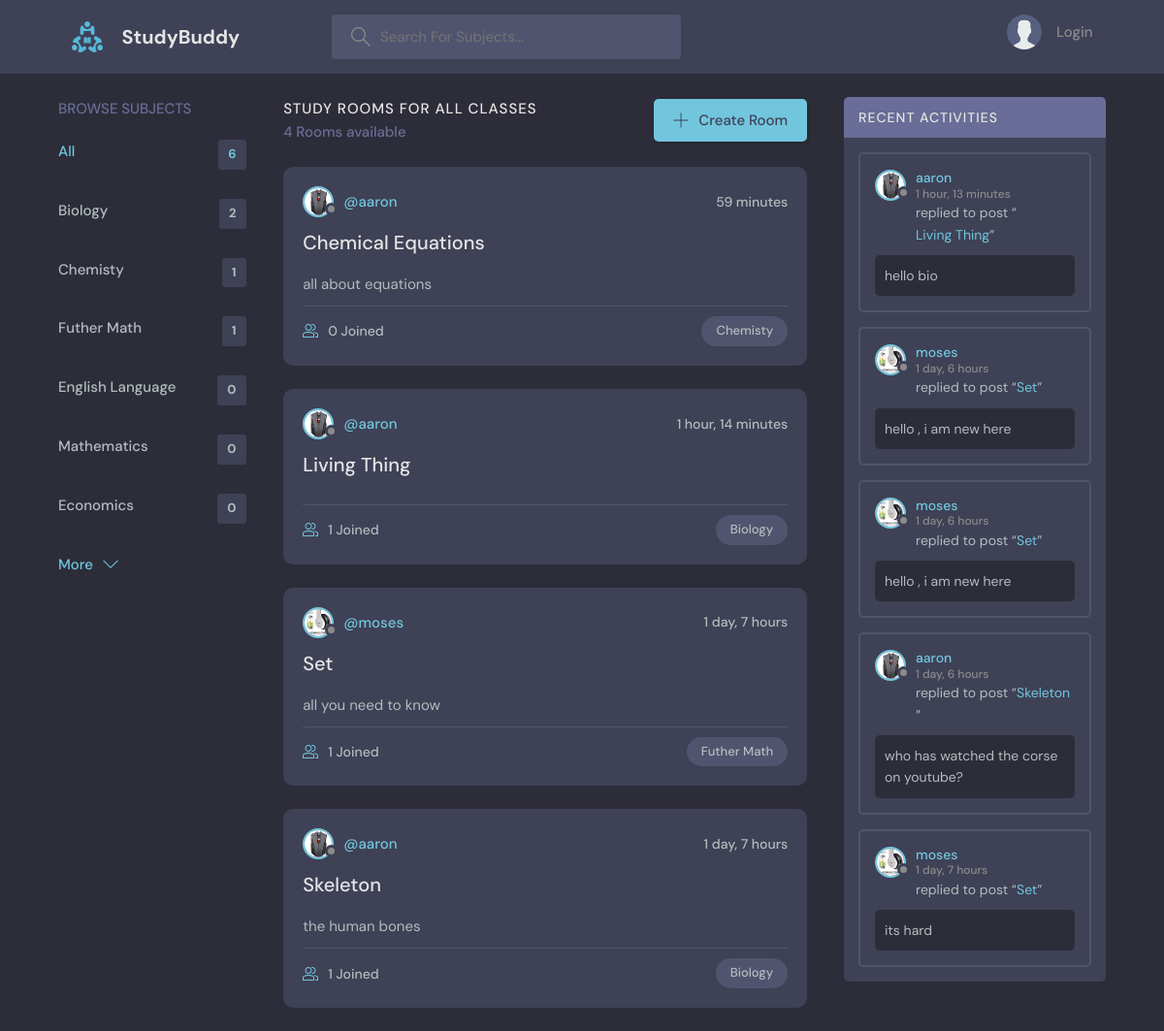
The page / on the database its author committed.
### main/models.py (models this page shows, shortened)
class Topic(models.Model):
    name = models.CharField(max_length = 200)
    grade = models.ForeignKey(Grade, on_delete=models.CASCADE, null = True, )

class Room(models.Model):
    host = models.ForeignKey(User, on_delete= models.SET_NULL, null=True)
    topic = models.ForeignKey(Topic, on_delete= models.SET_NULL, null=True)
    grade = models.ForeignKey(Grade, on_delete= models.SET_NULL, null=True)
    name = models.CharField(max_length=200)
    description = models.TextField(null=True, blank=True)
    participants = models.ManyToManyField(User , related_name='participants', blank="True")
    updated = models.DateTimeField(auto_now=True)
    created = models.DateTimeField(auto_now_add=True)
    class Meta:
        ordering = ['-updated', '-created']
    def __str__(self):
        return self.name

class User(AbstractUser):
    name = models.CharField(max_length=200, null=True)
    email = models.EmailField(unique=True, null=True)
    bio = models.TextField(null=True)
    avatar = models.ImageField(null=True, default="avatar.svg" )
    grade= models.ForeignKey(Grade, on_delete= models.SET_NULL, null=True)
    USERNAME_FIELD = 'email'
    REQUIRED_FIELDS = []

class Message(models.Model):
    user = models.ForeignKey(User, on_delete=models.CASCADE)
    house = models.ForeignKey(Room, on_delete=models.CASCADE)
    body = models.TextField()
    updated = models.DateTimeField(auto_now=True)
    created = models.DateTimeField(auto_now_add=True)
    class Meta:
        ordering = ['-updated', 'created']
    def __str__(self):
        return self.body[0:50]

### main/views.py (the view)
# urls.py: 2. Add a URL to urlpatterns:  path('', views.home, name='home')
def home(request):
    q = request.GET.get('q') if request.GET.get('q') !=None else ''
    user_grade = None
    if request.user.is_authenticated:
        user_grade = request.user.grade
        rooms = Room.objects.filter(
            grade = user_grade,
            topic__name__icontains=q,)
        topics = Topic.objects.filter(
            grade = user_grade,
            name__icontains = q, )
        room_messages = Message.objects.filter(
            house__grade=user_grade,
            house__topic__name__icontains = q,)
    else:
        rooms = Room.objects.all()
        topics = Topic.objects.all()
        room_messages = Message.objects.all()
    room_count = rooms.count()
    context={'rooms':rooms, 'topics':topics, 'room_count':room_count, 'room_messages':room_messages}
    return render(request,'main/home.html', context )

### main/templates/main/home.html (shortened to what this page needs)
{% extends 'main.html' %}
{% block content %}
    <main class="layout layout--3">
      <div class="container">
        {% include 'main/topics_component.html' %}
        <div class="roomList">
          <div class="roomList__header">
            <div>
              {% if user.is_authenticated %}
              <h2>Study Rooms  For {{request.user.grade}}</h2>
              {% else %}
              <h2>Study Rooms For All Classes</h2>
              {% endif %}
              <p>{{rooms.count}} Rooms available</p>
            </div>
            <a class="btn btn--main" href="{% url 'create-room' %}">
              <svg version="1.1" xmlns="http://www.w3.org/2000/svg" width="32" height="32" viewBox="0 0 32 32">
                <title>add</title>
                <path
                  d="M16.943 0.943h-1.885v14.115h-14.115v1.885h14.115v14.115h1.885v-14.115h14.115v-1.885h-14.115v-14.115z"
                ></path>
              </svg>
              Create Room
            </a>
          </div>
        {% include 'main/feed_component.html' %}
        </div>
        {% include  'main/activity_component.html' %}
      </div>
    </main>
{% endblock %}

### main/templates/main/topics_component.html (shortened to what this page needs)
<div class="topics">
    <div class="topics__header">
      <h2>Browse Subjects</h2>
    </div>
    <ul class="topics__list">
      <li>
        <a href="{% url 'home' %}" class="active">All <span> {{topics.count}} </span></a>
      </li>
      {% for topic  in topics %}
      <li>
        <a href= "{% url 'home' %}?q={{topic.name}}"> {{topic.name}}  <span> {{topic.room_set.all.count}} </span></a>
      </li>
      {% endfor %}
    </ul>
    <a class="btn btn--link" href="{% url 'topic_page' %}">
      More
      <svg version="1.1" xmlns="http://www.w3.org/2000/svg" width="32" height="32" viewBox="0 0 32 32">
        <title>chevron-down</title>
        <path d="M16 21l-13-13h-3l16 16 16-16h-3l-13 13z"></path>
      </svg>
    </a>
  </div>

### main/templates/main/feed_component.html (shortened to what this page needs)
{% load static %}
  <div class="roomList">
    {% for room  in rooms %}
    <div class="roomListRoom">
      <div class="roomListRoom__header">
        <a href="{% url 'user-profile' room.host.id %}" class="roomListRoom__author">
          <div class="avatar avatar--small">
            <img src="{{room.host.avatar.url}}" />
          </div>
          <span>@{{room.host.username}}</span>
        </a>
        <div class="roomListRoom__actions">
          <span>{{room.created|timesince}}</span>
        </div>
      </div>
      <div class="roomListRoom__content">
        <a href="{% url 'room' room.id %}">{{room.name}}</a>
        <p>
            {{room.description}}
        </p>
      </div>
      <div class="roomListRoom__meta">
        <a href="{% url 'room' room.id %}l" class="roomListRoom__joined">
          {{room.participants.all.count}} Joined
        </a>
        <p class="roomListRoom__topic">{{room.topic.name}}</p>
      </div>
    </div>
    {% endfor %}
  </div>

### main/templates/main/activity_component.html (shortened to what this page needs)
{% load static %}
<div class="activities">
    <div class="activities__header">
      <h2>Recent Activities</h2>
    </div>
    {% for message in room_messages %}
    <div class="activities__box">
      <div class="activities__boxHeader roomListRoom__header">
        <a href="{% url 'user-profile' message.user.id %}" class="roomListRoom__author">
          <div class="avatar avatar--small">
            <img src="{{message.user.avatar.url}}" />
          </div>
          <p>
            {{message.user.username}}
            <span>{{message.created|timesince}}</span>
          </p>
        </a>
      </div>
      <div class="activities__boxContent">
        <p>replied to post “<a href="{% url 'room' message.house.id %}">{{message.house}}</a>”</p>
        <div class="activities__boxRoomContent">
          {{message}}
        </div>
      </div>
    </div>
    {% endfor %}
  </div>

### rows shown on the page
Topic: name "Biology", room_set.all.count "2"
Topic: name "Chemisty", room_set.all.count "1"
Topic: name "Futher Math", room_set.all.count "1"
Topic: name "English Language", room_set.all.count "0"
Topic: name "Mathematics", room_set.all.count "0"
Topic: name "Economics", room_set.all.count "0"
Room: host.avatar (picture), host.username "aaron", created "59 minutes", name "Chemical Equations", description "all about equations", participants.all.count "0", topic.name "Chemisty"
Room: host.avatar (picture), host.username "aaron", created "1 hour, 14 minutes", name "Living Thing", participants.all.count "1", topic.name "Biology"
Room: host.avatar (picture), host.username "moses", created "1 day, 7 hours", name "Set", description "all you need to know", participants.all.count "1", topic.name "Futher Math"
Room: host.avatar (picture), host.username "aaron", created "1 day, 7 hours", name "Skeleton", description "the human bones", participants.all.count "1", topic.name "Biology"
Message: user.avatar (picture), user.username "aaron", created "1 hour, 13 minutes", house "Living Thing", body "hello bio"
Message: user.avatar (picture), user.username "moses", created "1 day, 6 hours", house "Set", body "hello , i am new here"
Message: user.avatar (picture), user.username "moses", created "1 day, 6 hours", house "Set", body "hello , i am new here"
Message: user.avatar (picture), user.username "aaron", created "1 day, 6 hours", house "Skeleton", body "who has watched the corse on youtube?"
Message: user.avatar (picture), user.username "moses", created "1 day, 7 hours", house "Set", body "its hard"

### other values the page prints
{{ topics.count }} "6"
{{ rooms.count }} "4"
